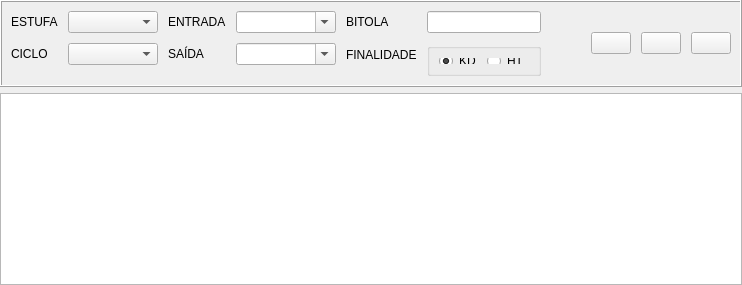
              <widget class="QWidget" name="page_cycle_historic">
               <layout class="QVBoxLayout" name="verticalLayout_12">
                <property name="leftMargin">
                 <number>0</number>
                </property>
                <property name="topMargin">
                 <number>0</number>
                </property>
                <property name="rightMargin">
                 <number>0</number>
                </property>
                <property name="bottomMargin">
                 <number>0</number>
                </property>
                <item>
                 <widget class="QFrame" name="frame_14">
                  <property name="sizePolicy">
                   <sizepolicy hsizetype="Preferred" vsizetype="Fixed">
                    <horstretch>0</horstretch>
                    <verstretch>0</verstretch>
                   </sizepolicy>
                  </property>
                  <property name="minimumSize">
                   <size>
                    <width>0</width>
                    <height>0</height>
                   </size>
                  </property>
                  <property name="maximumSize">
                   <size>
                    <width>16777215</width>
                    <height>16777215</height>
                   </size>
                  </property>
                  <property name="frameShape">
                   <enum>QFrame::Box</enum>
                  </property>
                  <property name="frameShadow">
                   <enum>QFrame::Raised</enum>
                  </property>
                  <layout class="QHBoxLayout" name="horizontalLayout_17">
                   <property name="spacing">
                    <number>10</number>
                   </property>
                   <item>
                    <layout class="QFormLayout" name="formLayout">
                     <property name="topMargin">
                      <number>0</number>
                     </property>
                     <property name="rightMargin">
                      <number>0</number>
                     </property>
                     <item row="0" column="0">
                      <widget class="QLabel" name="label_47">
                       <property name="sizePolicy">
                        <sizepolicy hsizetype="Preferred" vsizetype="Preferred">
                         <horstretch>0</horstretch>
                         <verstretch>0</verstretch>
                        </sizepolicy>
                       </property>
                       <property name="text">
                        <string>ESTUFA</string>
                       </property>
                       <property name="buddy">
                        <cstring>cb_kiln_cycle_history</cstring>
                       </property>
                      </widget>
                     </item>
                     <item row="0" column="1">
                      <widget class="QComboBox" name="cb_kiln_cycle_history">
                       <property name="sizePolicy">
                        <sizepolicy hsizetype="Expanding" vsizetype="Fixed">
                         <horstretch>0</horstretch>
                         <verstretch>0</verstretch>
                        </sizepolicy>
                       </property>
                       <property name="minimumSize">
                        <size>
                         <width>90</width>
                         <height>0</height>
                        </size>
                       </property>
                       <property name="maxVisibleItems">
                        <number>10</number>
                       </property>
                      </widget>
                     </item>
                     <item row="1" column="0">
                      <widget class="QLabel" name="label_56">
                       <property name="sizePolicy">
                        <sizepolicy hsizetype="Preferred" vsizetype="Preferred">
                         <horstretch>0</horstretch>
                         <verstretch>0</verstretch>
                        </sizepolicy>
                       </property>
                       <property name="maximumSize">
                        <size>
                         <width>16777215</width>
                         <height>16777215</height>
                        </size>
                       </property>
                       <property name="text">
                        <string>CICLO</string>
                       </property>
                       <property name="buddy">
                        <cstring>cb_cycle_cycle_history</cstring>
                       </property>
                      </widget>
                     </item>
                     <item row="1" column="1">
                      <widget class="QComboBox" name="cb_cycle_cycle_history">
                       <property name="sizePolicy">
                        <sizepolicy hsizetype="Expanding" vsizetype="Fixed">
                         <horstretch>0</horstretch>
                         <verstretch>0</verstretch>
                        </sizepolicy>
                       </property>
                       <property name="maxVisibleItems">
                        <number>10</number>
                       </property>
                       <property name="frame">
                        <bool>true</bool>
                       </property>
                      </widget>
                     </item>
                    </layout>
                   </item>
                   <item>
                    <layout class="QFormLayout" name="formLayout_6">
                     <property name="topMargin">
                      <number>0</number>
                     </property>
                     <property name="rightMargin">
                      <number>0</number>
                     </property>
                     <item row="0" column="0">
                      <widget class="QLabel" name="label_46">
                       <property name="text">
                        <string>ENTRADA</string>
                       </property>
                       <property name="buddy">
                        <cstring>cb_entry_date_cycle_history</cstring>
                       </property>
                      </widget>
                     </item>
                     <item row="1" column="0">
                      <widget class="QLabel" name="label_61">
                       <property name="sizePolicy">
                        <sizepolicy hsizetype="Preferred" vsizetype="Preferred">
                         <horstretch>0</horstretch>
                         <verstretch>0</verstretch>
                        </sizepolicy>
                       </property>
                       <property name="text">
                        <string>SAÍDA</string>
                       </property>
                       <property name="buddy">
                        <cstring>cb_exit_date_cycle_history</cstring>
                       </property>
                      </widget>
                     </item>
                     <item row="0" column="1">
                      <widget class="CustomComboBox" name="cb_entry_date_cycle_history">
                       <property name="minimumSize">
                        <size>
                         <width>100</width>
                         <height>0</height>
                        </size>
                       </property>
                       <property name="editable">
                        <bool>true</bool>
                       </property>
                       <property name="insertPolicy">
                        <enum>QComboBox::NoInsert</enum>
                       </property>
                       <property name="frame">
                        <bool>true</bool>
                       </property>
                      </widget>
                     </item>
                     <item row="1" column="1">
                      <widget class="CustomComboBox" name="cb_exit_date_cycle_history">
                       <property name="minimumSize">
                        <size>
                         <width>100</width>
                         <height>0</height>
                        </size>
                       </property>
                       <property name="editable">
                        <bool>true</bool>
                       </property>
                       <property name="insertPolicy">
                        <enum>QComboBox::NoInsert</enum>
                       </property>
                       <property name="frame">
                        <bool>true</bool>
                       </property>
                      </widget>
                     </item>
                    </layout>
                   </item>
                   <item>
                    <layout class="QFormLayout" name="formLayout_5">
                     <property name="topMargin">
                      <number>0</number>
                     </property>
                     <property name="rightMargin">
                      <number>0</number>
                     </property>
                     <item row="0" column="0">
                      <widget class="QLabel" name="label_60">
                       <property name="text">
                        <string>BITOLA</string>
                       </property>
                       <property name="buddy">
                        <cstring>txt_bitola_cycle_history</cstring>
                       </property>
                      </widget>
                     </item>
                     <item row="1" column="0">
                      <widget class="QLabel" name="label_51">
                       <property name="sizePolicy">
                        <sizepolicy hsizetype="Preferred" vsizetype="Preferred">
                         <horstretch>0</horstretch>
                         <verstretch>0</verstretch>
                        </sizepolicy>
                       </property>
                       <property name="text">
                        <string>FINALIDADE</string>
                       </property>
                       <property name="buddy">
                        <cstring>rb_kd_cycle_history</cstring>
                       </property>
                      </widget>
                     </item>
                     <item row="0" column="1">
                      <widget class="QLineEdit" name="txt_bitola_cycle_history"/>
                     </item>
                     <item row="1" column="1">
                      <widget class="QGroupBox" name="groupBox_5">
                       <property name="sizePolicy">
                        <sizepolicy hsizetype="Preferred" vsizetype="Fixed">
                         <horstretch>0</horstretch>
                         <verstretch>0</verstretch>
                        </sizepolicy>
                       </property>
                       <property name="minimumSize">
                        <size>
                         <width>0</width>
                         <height>0</height>
                        </size>
                       </property>
                       <property name="maximumSize">
                        <size>
                         <width>16777215</width>
                         <height>33</height>
                        </size>
                       </property>
                       <property name="title">
                        <string/>
                       </property>
                       <layout class="QHBoxLayout" name="horizontalLayout_19">
                        <item>
                         <widget class="QRadioButton" name="rb_kd_cycle_history">
                          <property name="sizePolicy">
                           <sizepolicy hsizetype="Minimum" vsizetype="Fixed">
                            <horstretch>0</horstretch>
                            <verstretch>0</verstretch>
                           </sizepolicy>
                          </property>
                          <property name="text">
                           <string>KD</string>
                          </property>
                          <property name="checked">
                           <bool>true</bool>
                          </property>
                         </widget>
                        </item>
                        <item>
                         <widget class="QRadioButton" name="rb_ht_cycle_history">
                          <property name="text">
                           <string>HT</string>
                          </property>
                         </widget>
                        </item>
                       </layout>
                      </widget>
                     </item>
                    </layout>
                   </item>
                   <item>
                    <spacer name="horizontalSpacer_10">
                     <property name="orientation">
                      <enum>Qt::Horizontal</enum>
                     </property>
                     <property name="sizeHint" stdset="0">
                      <size>
                       <width>40</width>
                       <height>20</height>
                      </size>
                     </property>
                    </spacer>
                   </item>
                   <item>
                    <layout class="QHBoxLayout" name="horizontalLayout_21">
                     <property name="rightMargin">
                      <number>0</number>
                     </property>
                     <item>
                      <widget class="QPushButton" name="bt_search_cycle_history">
                       <property name="text">
                        <string/>
                       </property>
                       <property name="icon">
                        <iconset resource="resource.qrc">
                         <normaloff>:/icons/assets/search-32.png</normaloff>:/icons/assets/search-32.png</iconset>
                       </property>
                       <property name="iconSize">
                        <size>
                         <width>32</width>
                         <height>32</height>
                        </size>
                       </property>
                       <property name="shortcut">
                        <string>Enter</string>
                       </property>
                      </widget>
                     </item>
                     <item>
                      <widget class="QPushButton" name="bt_clear_cycle_history">
                       <property name="text">
                        <string/>
                       </property>
                       <property name="icon">
                        <iconset resource="resource.qrc">
                         <normaloff>:/icons/assets/erase-32.png</normaloff>:/icons/assets/erase-32.png</iconset>
                       </property>
                       <property name="iconSize">
                        <size>
                         <width>32</width>
                         <height>32</height>
                        </size>
                       </property>
                       <property name="shortcut">
                        <string>Enter</string>
                       </property>
                      </widget>
                     </item>
                     <item>
                      <widget class="QPushButton" name="bt_edit_cycle_history">
                       <property name="text">
                        <string/>
                       </property>
                       <property name="icon">
                        <iconset resource="resource.qrc">
                         <normaloff>:/icons/assets/edit-32.png</normaloff>:/icons/assets/edit-32.png</iconset>
                       </property>
                       <property name="iconSize">
                        <size>
                         <width>32</width>
                         <height>32</height>
                        </size>
                       </property>
                       <property name="shortcut">
                        <string>Enter</string>
                       </property>
                      </widget>
                     </item>
                    </layout>
                   </item>
                  </layout>
                 </widget>
                </item>
                <item>
                 <widget class="QTableView" name="tv_cycle_history">
                  <property name="selectionMode">
                   <enum>QAbstractItemView::SingleSelection</enum>
                  </property>
                  <property name="selectionBehavior">
                   <enum>QAbstractItemView::SelectRows</enum>
                  </property>
                  <property name="showGrid">
                   <bool>true</bool>
                  </property>
                  <attribute name="horizontalHeaderDefaultSectionSize">
                   <number>80</number>
                  </attribute>
                  <attribute name="horizontalHeaderShowSortIndicator" stdset="0">
                   <bool>false</bool>
                  </attribute>
                 </widget>
                </item>
               </layout>
              </widget>
